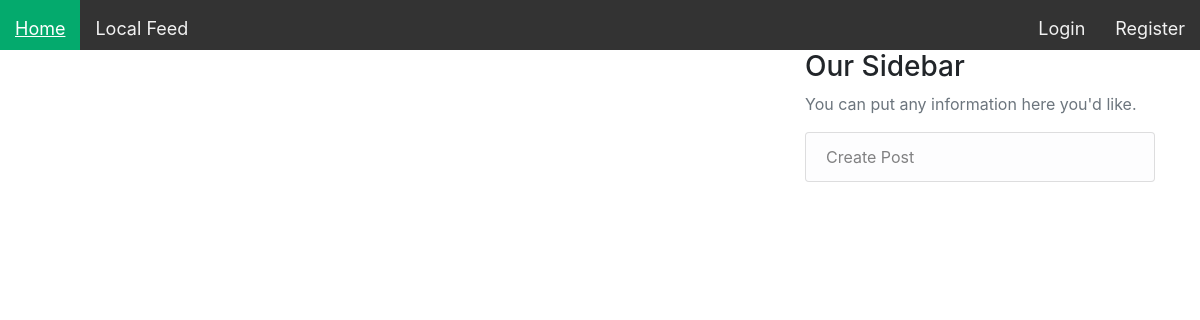
Page /feed/ on the earlier database version.
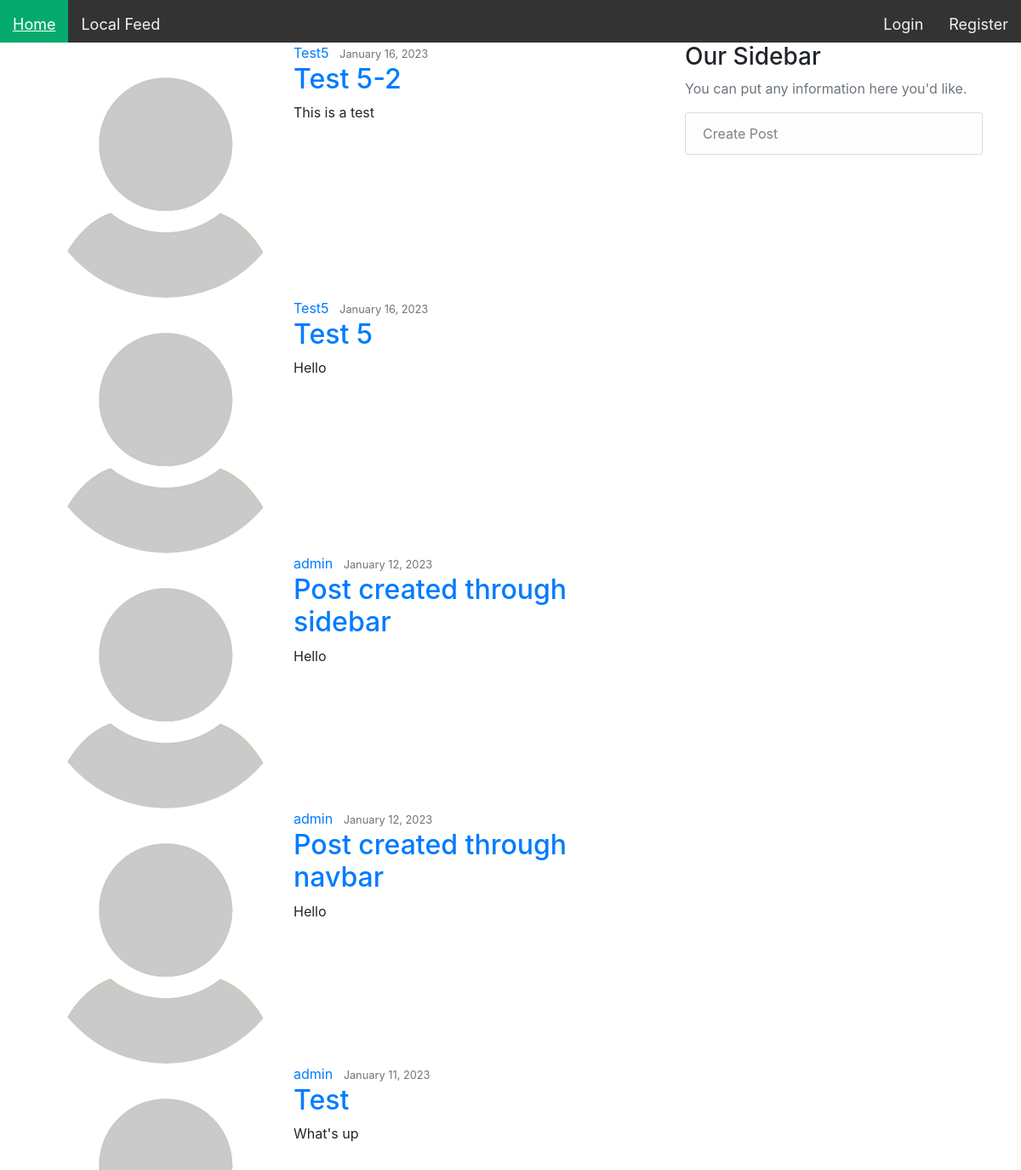
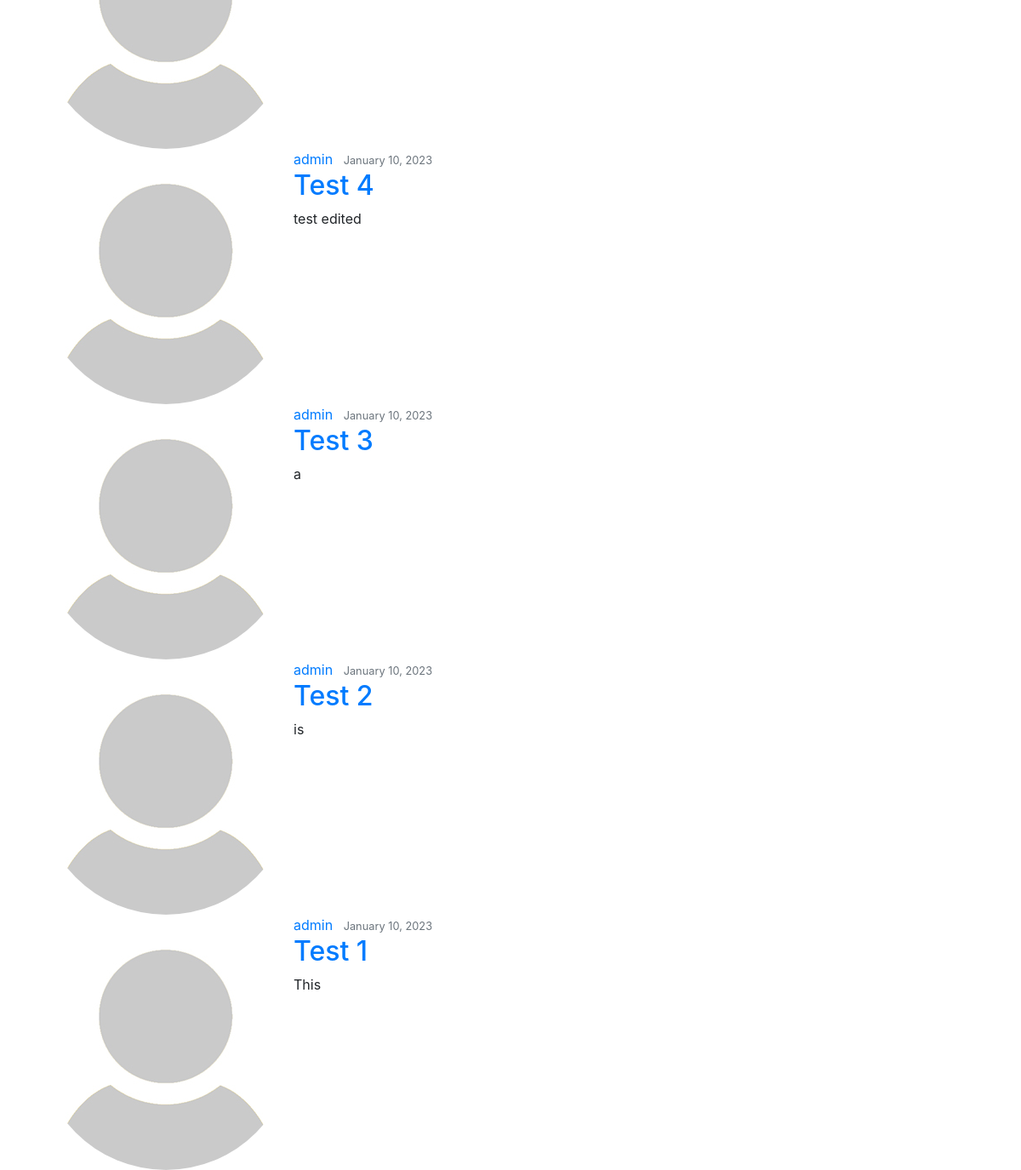
Same page on the later database version (2 pictures, top to bottom).
### map/models.py (models this page shows, shortened)
class Post(models.Model):
    title = models.CharField(max_length=150)
    content = models.TextField()
    date_posted = models.DateTimeField(default=timezone.now)
    author = models.ForeignKey(User, on_delete=models.CASCADE)

### users/models.py (models this page shows, shortened)
class Profile(models.Model):
    user = models.OneToOneField(User, on_delete=models.CASCADE)
    image = models.ImageField(default='default.jpg', upload_to='profile_pics')

### map/views.py (the view)
# urls.py: path("feed/", PostListView.as_view(), name='map-feed'),
class PostListView(ListView):
    model = Post
    template_name = 'map/feed.html'
    context_object_name = 'posts'
    ordering = ['-date_posted']
    paginate_by = 15

### map/templates/map/feed.html (shortened to what this page needs)
{% extends "map/base.html" %}
{% block content %}
	{% for post in posts %}
		<article class="media content-section">
		  <img class="rounded-circle" src="{{ post.author.profile.image.url }}">
		  <div class="media-body">
			<div class="article-metadata">
			  <a class="mr-2" href="#">{{ post.author }}</a>
			  <small class="text-muted">{{ post.date_posted|date:"F d, Y" }}</small>
			</div>
			<h2><a class="article-title" href="{% url 'post-detail' post.id %}">{{ post.title }}</a></h2>
			<p class="article-content">{{ post.content }}</p>
		  </div>
		</article>
	{% endfor %}
{% endblock content %}
{% block sidebar %}
	<div class="col-md-4">
	  <div class="content-section">
		<h3>Our Sidebar</h3>
		<p class='text-muted'>You can put any information here you'd like.
		  <ul class="list-group">
			<a class="list-group-item list-group-item-light" href="{% url 'post-create' %}">Create Post</a>
		  </ul>
		</p>
	  </div>
	</div>
{% endblock %}

### map/templates/map/base.html (shortened to what this page needs)
{% load static %}
<!DOCTYPE html>
<html>
  <head>
	<link rel="stylesheet" type="text/css" href=" {% static 'map/style.css' %} ">
	<link rel="stylesheet" href="https://maxcdn.bootstrapcdn.com/bootstrap/4.0.0/css/bootstrap.min.css">
  </head>
  <body>
   <div class="topnav">
	  <a class="active" href="{% url 'map-home' %}">Home</a>
	  <a href="{% url 'map-feed' %}">Local Feed</a>
	  {% if user.is_authenticated %}
	  	  <a style="float:right" href="{% url 'logout' %}">Logout</a>
		  <a style="float:right" href="{% url 'profile' %}">Profile</a>
		  <a style="float:right" href="{% url 'house-create' %}">Register your House</a>
	  {% else %}
		  <a style="float:right" href="{% url 'register' %}">Register</a>
		  <a style="float:right" href="{% url 'login' %}">Login</a>
	  {% endif %}
	</div>
	<main role="main" class="container">
		<div class="row">
			<div class="col-md-8">
				{% block content %}{% endblock %}
			</div>
			{% block sidebar %}{% endblock %}
		</div>
	</main>
  </body>
</html>

### map/static/map/style.css (style rules this page uses)
html, body { height: 100%; margin: 0; padding: 0; }
.topnav { background-color: #333; overflow: hidden; max-height: 50px; }
.topnav a { float: left; color: #f2f2f2; text-align: center; padding: 15px 15px; text-decoration: none; font-size: 18px; }
.topnav a.active { background-color: #04AA6D; color: white; }

Differences in the rows shown:
added Post: author.profile.image (placeholder picture), author "Test5", date_posted "January 16, 2023", title "Test 5-2", content "This is a test"
added Post: author.profile.image (placeholder picture), author "Test5", date_posted "January 16, 2023", title "Test 5", content "Hello"
added Post: author.profile.image (placeholder picture), author "admin", date_posted "January 12, 2023", title "Post created through sidebar", content "Hello"
added Post: author.profile.image (placeholder picture), author "admin", date_posted "January 12, 2023", title "Post created through navbar", content "Hello"
added Post: author.profile.image (placeholder picture), author "admin", date_posted "January 11, 2023", title "Test", content "What's up"
added Post: author.profile.image (placeholder picture), author "admin", date_posted "January 10, 2023", title "Test 4", content "test edited"
added Post: author.profile.image (placeholder picture), author "admin", date_posted "January 10, 2023", title "Test 3", content "a"
added Post: author.profile.image (placeholder picture), author "admin", date_posted "January 10, 2023", title "Test 2", content "is"
added Post: author.profile.image (placeholder picture), author "admin", date_posted "January 10, 2023", title "Test 1", content "This"
